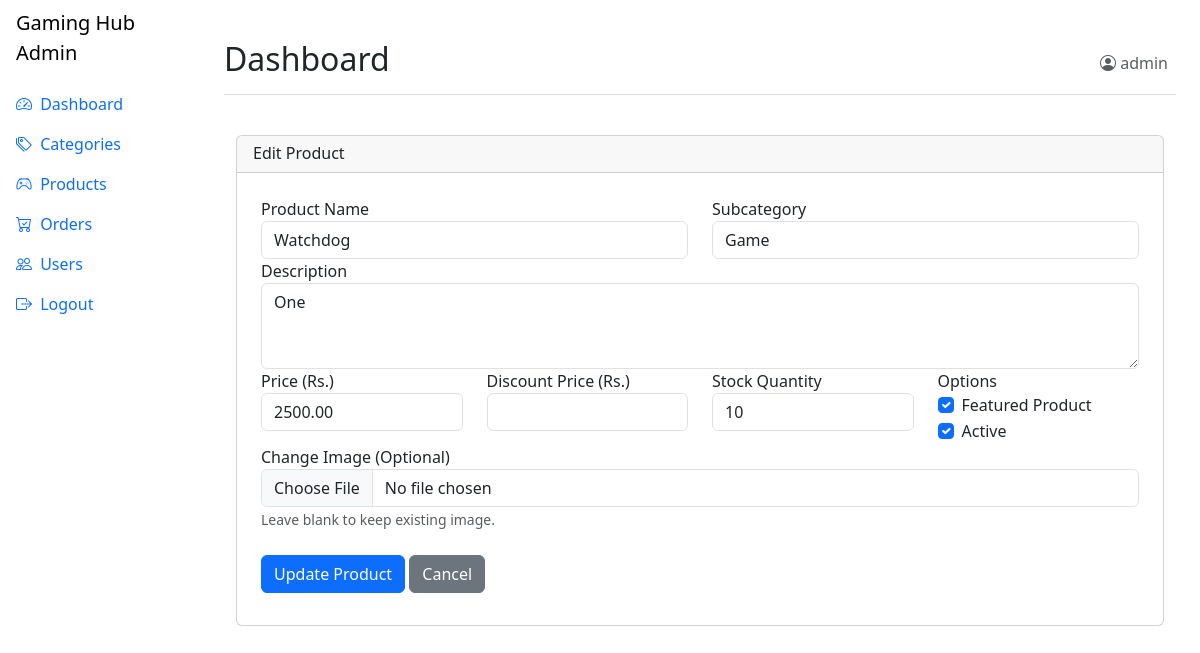
The page /admin/products/edit.php?id=29 (signed in) on the database its author committed.
### tables this page shows
CREATE TABLE `products` (
  `product_id` int(11) NOT NULL,
  `subcategory_id` int(11) NOT NULL,
  `name` varchar(255) NOT NULL,
  `slug` varchar(255) DEFAULT NULL,
  `description` text DEFAULT NULL,
  `price` decimal(10,2) NOT NULL,
  `discount_price` decimal(10,2) DEFAULT NULL,
  `image` varchar(255) DEFAULT NULL,
  `stock` int(11) NOT NULL DEFAULT 0,
  `is_featured` tinyint(1) DEFAULT 0,
  `is_active` tinyint(1) DEFAULT 1,
  `created_at` timestamp NOT NULL DEFAULT current_timestamp(),
  `updated_at` timestamp NOT NULL DEFAULT current_timestamp() ON UPDATE current_timestamp(),
  `tags` varchar(255) DEFAULT NULL
);

CREATE TABLE `subcategories` (
  `subcategory_id` int(11) NOT NULL,
  `category_id` int(11) NOT NULL,
  `name` varchar(100) NOT NULL,
  `slug` varchar(100) NOT NULL,
  `is_active` tinyint(1) DEFAULT 1,
  `created_at` timestamp NOT NULL DEFAULT current_timestamp()
);

### config/database.php (called while the page is built)
<?php
$host = 'localhost';
$dbname = 'gaming_hub';
$username = 'root';
$password = '';
try {
    $pdo = new PDO("mysql:host=$host;dbname=$dbname;charset=utf8", $username, $password);
    $pdo->setAttribute(PDO::ATTR_ERRMODE, PDO::ERRMODE_EXCEPTION);
} catch (PDOException $e) {
    die("Database connection failed: " . $e->getMessage());
}
function executeQuery($sql, $params = []) {
    global $pdo;
    $stmt = $pdo->prepare($sql);
    $stmt->execute($params);
    return $stmt;
}
?>

### admin/products/edit.php (the view, shortened to what this page needs)
<?php
require_once '../../config/database.php';
$productId = $_GET['id'] ?? null;
$product = executeQuery("SELECT * FROM products WHERE product_id = ?", [$productId])->fetch(PDO::FETCH_ASSOC);
$categories = executeQuery("SELECT * FROM main_categories WHERE is_active = TRUE ORDER BY name")
  ->fetchAll(PDO::FETCH_ASSOC);
require_once __DIR__ . '/../includes/admin_header.php';
?>
<div class="container-fluid py-4">
  <div class="row">
    <div class="col-12">
      <div class="card mb-4">
        <div class="card-header pb-0">
          <h6>Edit Product</h6>
        </div>
        <div class="card-body px-0 pt-0 pb-2">
          <form method="POST" enctype="multipart/form-data" class="p-4">
            <div class="row">
              <div class="col-md-6">
                <div class="form-group">
                  <label for="name" class="form-control-label">Product Name</label>
                  <input class="form-control" type="text" id="name" name="name"
                    value="<?= htmlspecialchars($product['name']) ?>" required>
                </div>
              </div>
              <div class="col-md-6">
                <div class="form-group">
                  <label for="subcategory_id" class="form-control-label">Subcategory</label>
                  <select class="form-control" id="subcategory_id" name="subcategory_id" required>
                    <?php foreach ($categories as $category): ?>
                      <?php
                      $subcategories = executeQuery("SELECT * FROM subcategories
                                                                          WHERE category_id = ? AND is_active = TRUE
                                                                          ORDER BY name",
                        [$category['category_id']]
                      )
                        ->fetchAll(PDO::FETCH_ASSOC);
                      ?>
                      <?php if (!empty($subcategories)): ?>
                        <optgroup label="<?= htmlspecialchars($category['name']) ?>">
                          <?php foreach ($subcategories as $subcategory): ?>
                            <option value="<?= $subcategory['subcategory_id'] ?>"
                              <?= $subcategory['subcategory_id'] == $product['subcategory_id'] ? 'selected' : '' ?>>
                              <?= htmlspecialchars($subcategory['name']) ?>
                            </option>
                          <?php endforeach; ?>
                        </optgroup>
                      <?php endif; ?>
                    <?php endforeach; ?>
                  </select>
                </div>
              </div>
            </div>
            <div class="form-group">
              <label for="description" class="form-control-label">Description</label>
              <textarea class="form-control" id="description" name="description" rows="3"
                required><?= htmlspecialchars($product['description']) ?></textarea>
            </div>
            <div class="row">
              <div class="col-md-3">
                <div class="form-group">
                  <label for="price" class="form-control-label">Price (Rs.)</label>
                  <input class="form-control" type="number" step="0.01" id="price" name="price"
                    value="<?= $product['price'] ?>" min="0" required>
                </div>
              </div>
              <div class="col-md-3">
                <div class="form-group">
                  <label for="discount_price" class="form-control-label">Discount Price (Rs.)</label>
                  <input class="form-control" type="number" step="0.01" id="discount_price" name="discount_price"
                    value="<?= $product['discount_price'] ?>" min="0">
                </div>
              </div>
              <div class="col-md-3">
                <div class="form-group">
                  <label for="stock" class="form-control-label">Stock Quantity</label>
                  <input class="form-control" type="number" id="stock" name="stock" value="<?= $product['stock'] ?>"
                    min="0" required>
                </div>
              </div>
              <div class="col-md-3">
                <div class="form-group">
                  <label class="form-control-label">Options</label>
                  <div class="form-check">
                    <input class="form-check-input" type="checkbox" id="is_featured" name="is_featured" value="1"
                      <?= $product['is_featured'] ? 'checked' : '' ?>>
                    <label class="form-check-label" for="is_featured">Featured Product</label>
                  </div>
                  <div class="form-check">
                    <input class="form-check-input" type="checkbox" id="is_active" name="is_active" value="1"
                      <?= $product['is_active'] ? 'checked' : '' ?>>
                    <label class="form-check-label" for="is_active">Active</label>
                  </div>
                </div>
              </div>
            </div>
            <div class="form-group">
              <label for="image" class="form-control-label">Change Image (Optional)</label>
              <input class="form-control" type="file" id="image" name="image" accept="image/*">
              <small class="text-muted">Leave blank to keep existing image.</small>
            </div>
            <div class="form-group mt-4">
              <button type="submit" class="btn btn-primary">Update Product</button>
              <a href="manage.php" class="btn btn-secondary">Cancel</a>
            </div>
          </form>
        </div>
      </div>
    </div>
  </div>
</div>
<?php require_once __DIR__ . '/../includes/admin_footer.php'; ?>

### rows shown on the page
products: name "Watchdog", subcategory_id "Game", description "One", price "2500.00", stock "10", is_featured "☑", is_active "☑"

### other values the page prints
$pageTitle "Dashboard"
$_SESSION['admin_username'] "admin"
